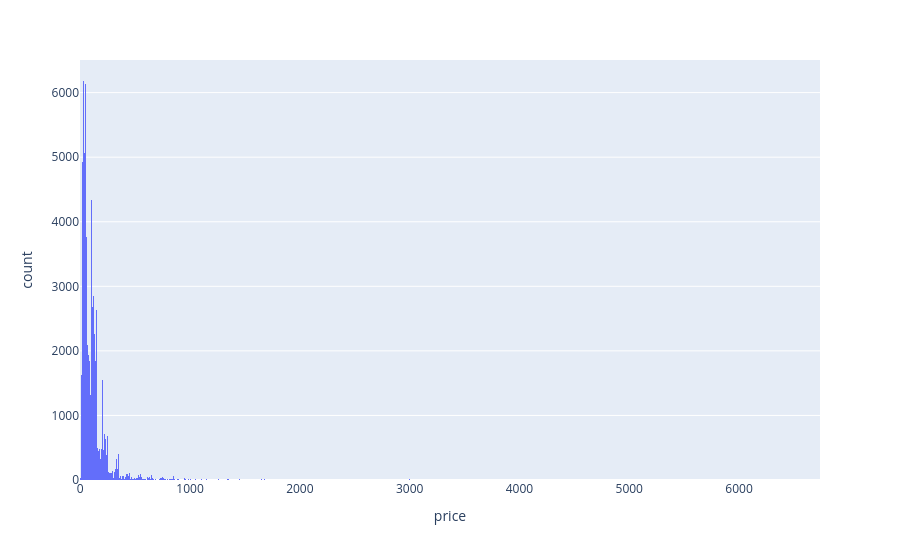

The cell this chart's notebook holds for it:
### Markdown cell above
Ist auch völlig uninteressant

### Code cell
px.histogram(items, x="price")

### Figure 1 — Plotly figure (JSON) as saved in the notebook; plotly's stock layout.template omitted (floating-point values rounded to 4 significant figures; data arrays with more than 128 entries replaced by an {"elided": "..."} marker saying what was removed)
{"data": [{"bingroup": "x", "hovertemplate": "price=%{x}<br>count=%{y}<extra></extra>", "legendgroup": "", "marker": {"color": "#636efa", "pattern": {"shape": ""}}, "name": "", "orientation": "v", "showlegend": false, "type": "histogram", "x": {"elided": "112650 float values"}, "xaxis": "x", "yaxis": "y"}], "layout": {"barmode": "relative", "legend": {"tracegroupgap": 0}, "margin": {"t": 60}, "xaxis": {"anchor": "y", "domain": [0, 1], "title": {"text": "price"}}, "yaxis": {"anchor": "x", "domain": [0, 1], "title": {"text": "count"}}}}
